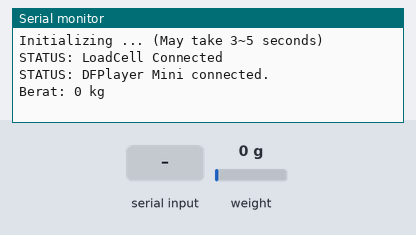
Bench run of a sketch on a simulated Arduino Uno, built with avr-gcc and run on an emulated ATmega328P. Parts: the last lines printed to the serial monitor. Inputs (shaded band) come from the test bench; at power-on: weight on the scale 0 g. The audio player accepts every command and is not drawn.

Above: at 4.1 s.
4.2 s: "t90\n" received over Serial
At 5.0 s:
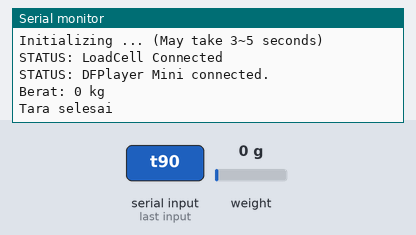
5.7 s: weight on the scale set to 1250 g
At 6.5 s:
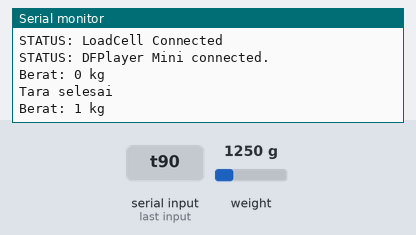
7.2 s: weight on the scale set to 2500 g
At 10.8 s:
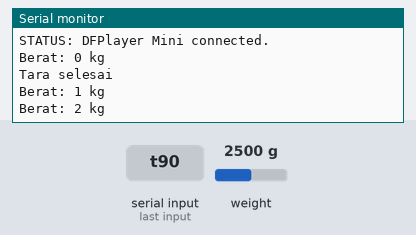
Timing chart, 0 to 12.3 s (numbered marks = the images above; inputs shaded):
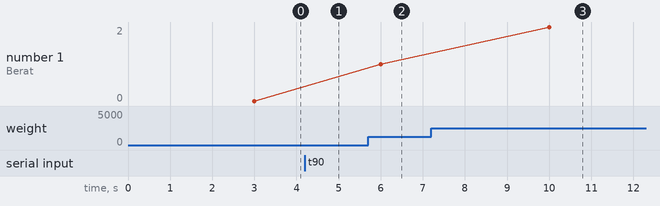

The sketch:

BeratBadan.ino
```cpp
#include <SoftwareSerial.h>
#include <DFRobotDFPlayerMini.h>
#include<HX711_ADC.h>
#include<EEPROM.h>
#include <SPI.h>
#include <Wire.h>
#include <Adafruit_GFX.h>
#include <Adafruit_SSD1306.h>

#define SCREEN_WIDTH 128 // OLED display width, in pixels
#define SCREEN_HEIGHT 64 // OLED display height, in pixels

// Declaration for an SSD1306 display connected to I2C (SDA, SCL pins)
#define OLED_RESET     -1 // Reset pin # (or -1 if sharing Arduino reset pin)
Adafruit_SSD1306 display(SCREEN_WIDTH, SCREEN_HEIGHT, &Wire, OLED_RESET);

const int HX711_dout = 4;
const int HX711_sck = 5;

SoftwareSerial mySoftwareSerial(9, 8); // RX, TX
DFRobotDFPlayerMini myDFPlayer;
HX711_ADC LoadCell(HX711_dout, HX711_sck);

const int calVal_eepromAdress = 0;
long t;

void setup() {
  Serial.begin(9600);
  Serial.println(F("Initializing ... (May take 3~5 seconds)"));

  //Initialize LoadCell
  pinMode(HX711_dout, INPUT);
  LoadCell.begin();
  float calibrationValue;
  calibrationValue = 696.0;
  EEPROM.get(calVal_eepromAdress, calibrationValue);
  long stabilizingtime = 2000;
  boolean _tare = true;
  LoadCell.start(stabilizingtime, _tare);
  if (LoadCell.getTareTimeoutFlag()) {
    Serial.println("Timeout, cek kabel MCU>HX711 pastikan sudah tepat");
    while (1);
  }
  else {
    LoadCell.setCalFactor(calibrationValue);
    Serial.println("STATUS: LoadCell Connected");
  }

  mySoftwareSerial.begin(9600);
  if (!myDFPlayer.begin(mySoftwareSerial)) {  //Use softwareSerial to communicate with mp3.
    Serial.println(F("Unable to begin:"));
    Serial.println(F("1.Please recheck the connection!"));
    Serial.println(F("2.Please insert the SD card!"));
    while(1);
  }
  else
  {
    Serial.println(F("STATUS: DFPlayer Mini connected."));
  }
  myDFPlayer.setTimeOut(500); //Set serial communictaion time out 500ms

  //----Set volume----
  myDFPlayer.volume(30);  //Set volume value (0~30).
  myDFPlayer.volumeUp(); //Volume Up
  myDFPlayer.volumeDown(); //Volume Down

  //----Set different EQ----
  myDFPlayer.EQ(DFPLAYER_EQ_NORMAL);
//  myDFPlayer.EQ(DFPLAYER_EQ_POP);
//  myDFPlayer.EQ(DFPLAYER_EQ_ROCK);
//  myDFPlayer.EQ(DFPLAYER_EQ_JAZZ);
//  myDFPlayer.EQ(DFPLAYER_EQ_CLASSIC);
//  myDFPlayer.EQ(DFPLAYER_EQ_BASS);

  //----Set device we use SD as default----
//  myDFPlayer.outputDevice(DFPLAYER_DEVICE_U_DISK);
  myDFPlayer.outputDevice(DFPLAYER_DEVICE_SD);

//  if(!display.begin(SSD1306_SWITCHCAPVCC, 0x3C)) {
//    Serial.println(F("STATUS: LCD SSD1306 allocation failed"));
//    while(1);
//  }
//  else
//  {
//    Serial.println(F("STATUS: LCD SSD1306 online"));
//  }
//  display.clearDisplay();
//  display.setTextSize(2);
//  display.setTextColor(WHITE);
//  display.setCursor(0, 0);
//  // Display static text
//  display.print("Berat: ");
//  display.setCursor(0, 20);
//  display.print("0 kg");
//  display.display();
}

void loop() {
  static boolean newDataReady = 0;
  const int serialPrintInterval = 3000;
  if (LoadCell.update()) newDataReady = true;
  if (newDataReady) {
    if (millis() > t + serialPrintInterval) {
      float i = LoadCell.getData();
      if(i<0){
        i=0;
      }
      tampil(i);
      newDataReady = 0;
      t = millis();
    }
  }
  if(Serial.available() > 0){
    float i;
    char inByte = Serial.read();
    if (inByte == 't') LoadCell.tareNoDelay();
  }
  if (LoadCell.getTareStatus() == true) {
    Serial.println("Tara selesai");
  }
}

void tampil(float j){

  if (j >= 1000)
  {
    float berat = j / 1000;
    int beratAsli = berat;
//    display.clearDisplay();
//    display.setTextSize(2);
//    display.setTextColor(WHITE);
//    display.setCursor(0, 0);
//    // Display static text
//    display.print("Berat: ");
//    display.setCursor(0, 20);
//    display.print(beratAsli);
//    display.print(" kg");
//    display.display();

    Serial.print("Berat: ");
    Serial.print(beratAsli);
    Serial.println(" kg");

    suaraBeratBadan(beratAsli);

  }
  else
  {
//    display.clearDisplay();
//    display.setTextSize(2);
//    display.setTextColor(WHITE);
//    display.setCursor(0, 0);
//    // Display static text
//    display.print("Berat: ");
//    display.setCursor(0, 20);
//    display.print("0 kg");
//    display.display();
    Serial.println("Berat: 0 kg");
  }
}

void suaraBeratBadan(uint32_t value)
{
    if (myDFPlayer.available())
    {
      if (value > 0 && value < 10)
      {
          myDFPlayer.playMp3Folder(value);
          delay(1000);
          myDFPlayer.playMp3Folder(13);
      }
      else if (value == 10)
      {
          myDFPlayer.playMp3Folder(10);
          delay(1000);
          myDFPlayer.playMp3Folder(11);
          delay(1000);
          myDFPlayer.playMp3Folder(13);
      }
      else if (value > 10 && value < 20)
      {
        if (value == 11)
        {
          myDFPlayer.playMp3Folder(10);
          delay(1000);
          myDFPlayer.playMp3Folder(12);
          delay(1000);
          myDFPlayer.playMp3Folder(13);
        }
        else
        {
          char str[2];
          sprintf(str, "%d", value);
          int satuan = str[1] - '0';
          myDFPlayer.playMp3Folder(satuan);
          delay(1000);
          myDFPlayer.playMp3Folder(12);
          delay(1000);
          myDFPlayer.playMp3Folder(13);
        }
      }
      else if (value == 20)
      {
          myDFPlayer.playMp3Folder(2);
          delay(1000);
          myDFPlayer.playMp3Folder(11);
          delay(1000);
          myDFPlayer.playMp3Folder(13);
      }
      else if (value > 20)
      {
          char str[2];
          sprintf(str, "%d", value);
          int satuanAwal = str[0] - '0';
          myDFPlayer.playMp3Folder(satuanAwal);
          delay(1000);
          myDFPlayer.playMp3Folder(11);
          delay(1000);
          int satuanAkhir = str[1] - '0';
          myDFPlayer.playMp3Folder(satuanAkhir);
          delay(1000);
          myDFPlayer.playMp3Folder(13);
      }
    }
    delay(1000);
}
```

Measured:
- after the input at 4.2 s, the serial monitor: prints a new line at once (image 1)
- after the input at 5.7 s, the serial monitor: prints a new line after 0.30 s (image 2)
- after the input at 7.2 s, the serial monitor: prints a new line after 2.8 s (image 3)
- plotted number 1: 0 → 1 after the input at 5.7 s, 1 → 2 after the input at 7.2 s
